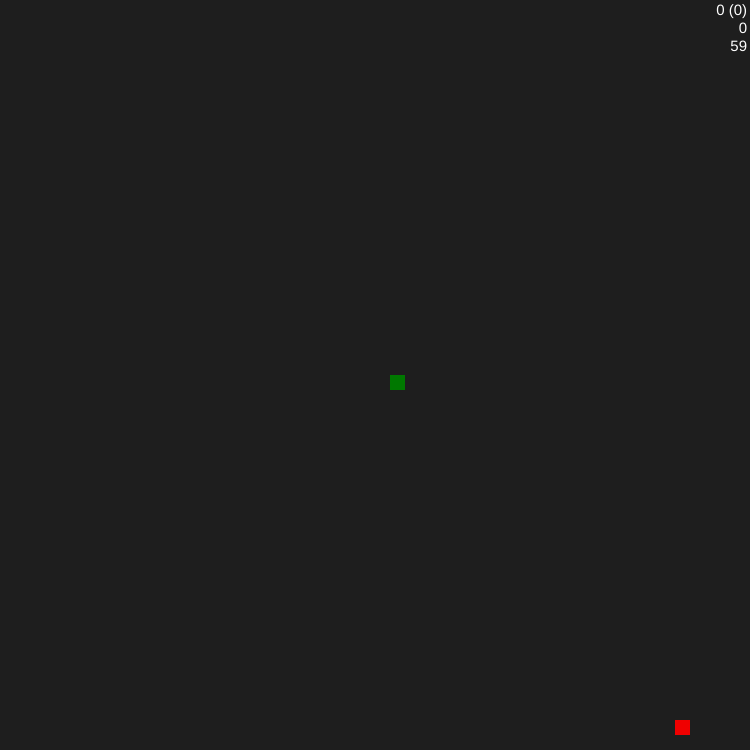
Frame 1 (no input)
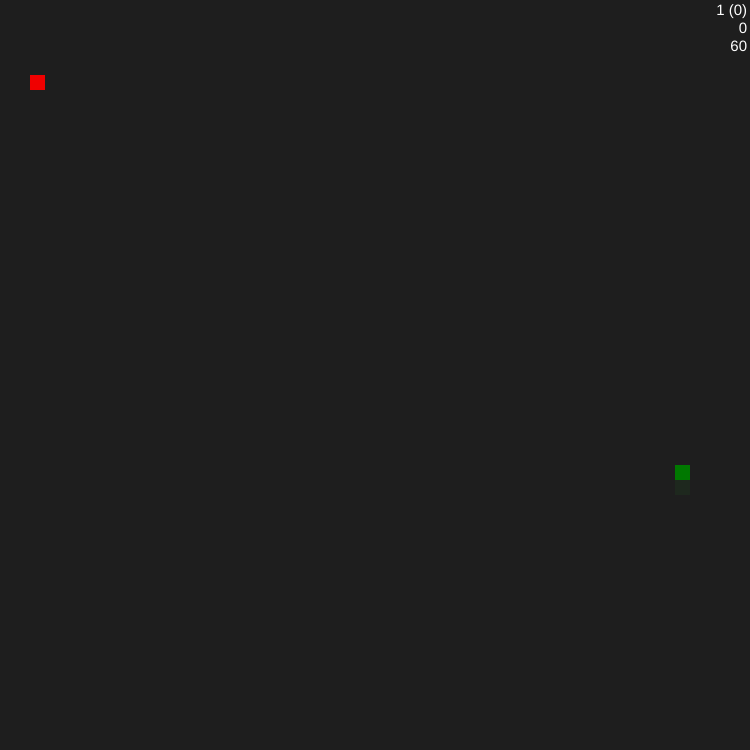
Frame 60 (no input)
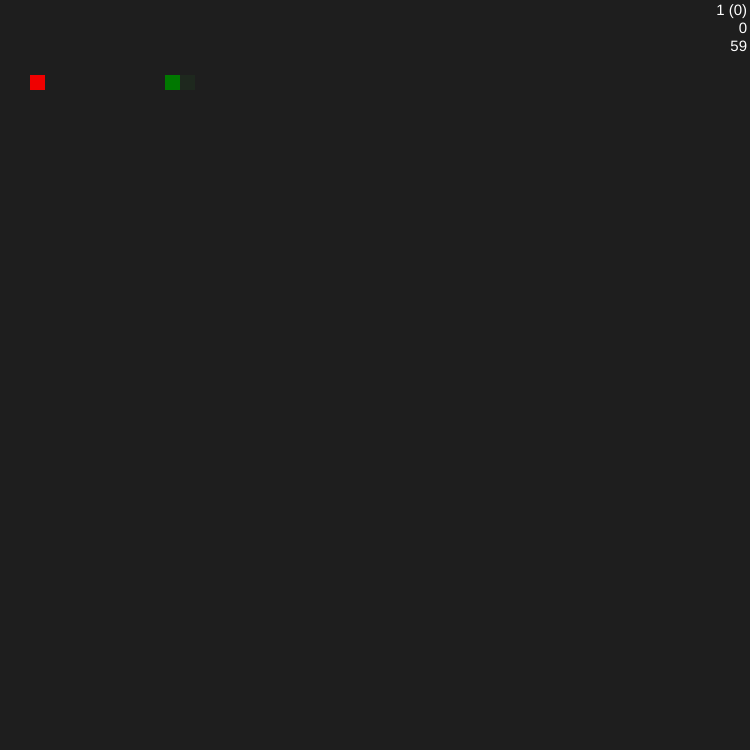
Frame 120 (the mouse pressed at the canvas centre since frame 60)

The p5.js sketch that drew these frames (run headless with seeded random() and noise() and a simulated clock; from frame 60 on, the mouse is pressed at the canvas centre):

// p5.js sketch
// ── sketch.js
const width = 50;
const height = 50;
const scale = 15;

const neighbors = [-width, 1, width, -1];
const neighbors8 = [-width, -width + 1, 1, width + 1, width, width - 1, -1, -width - 1];

var highscore = 1481;
highscore = 0;

class Snake {
	constructor() {
		this.head = [Math.floor(width / 2), Math.floor(height / 2)];
		this.body = [];

		this.path = [];  // [apple, ..., near]
	}

	move() {
		// if path is empty, find one to the apple
		if (this.path.length == 0) {
			this.path = this.getNewPath();
		}

		// if apple was not found, or apple was found but we cant see tail if it is followed, follow the tail
		if (!this.path || !this.tailSight()) {
			this.path = this.followTail();
		}

		// extend body by adding head
		this.body.push([...this.head]);

		try {
			// head is next bit of the path
			this.head = [...this.path[this.path.length - 1]];
		}
		catch (error) {
			console.log('error: randomPath()')
			this.path = this.randomPath();
			this.head = [...this.path[this.path.length - 1]];
		}

		// remove that bit of the path
		this.path.splice(this.path.length - 1, 1);

		// check if head eating food
		if (this.head[0] != apple.pos[0] || this.head[1] != apple.pos[1]) {
			this.body.splice(0, 1);
		}
		else {
			apple.spawn()
		}
	}

	getNewPath(start = this.head, end = apple.pos) {
		var start = this.coordToIndex(start);
		var end = this.coordToIndex(end);

		var visited = new Array(height * width).fill(false);
		var previous = new Array(height * width).fill(undefined);
		var queue = [start];
		visited[start] = true;

		for (var i = 0; i < this.body.length; i++) {
			var dist = this.manhattanDistance(this.head[0], this.head[1], this.body[i][0], this.body[i][1]);
			if (dist <= i) {
				visited[this.coordToIndex(this.body[i])] = true;
			}
		}

		if (start != this.coordToIndex(this.head)) {
			visited[this.coordToIndex(this.head)] = true;
		}

		while (queue.length != 0) {
			var i = queue[0];
			queue.splice(0, 1);

			if (i == end) {
				break;
			}

			for (var n = 0; n < 4; n++) {
				var neighbor = i + neighbors[n];

				if (neighbor < 0 || neighbor > height * width || (n == 3 && i % width == 0) || (n == 1 && i % width == width - 1)) {
					continue;
				}

				if (!visited[neighbor]) {
					queue.push(neighbor);
					visited[neighbor] = true;
					previous[neighbor] = i;
				}
			}
		}

		if (i != end) {
			return false;
		}

		var path = [];

		while (i != start) {
			path.push(this.indexToCoord(i))
			i = previous[i];
		}

		return path;
	}

	followTail() {
		var path  = this.getNewPath(this.head, this.body[0]);
		return [path[path.length - 1]];
	}

	tailSight() {
		var nextHead = [...this.path[this.path.length - 1]];

		if (!this.getNewPath(nextHead, this.body[0])) {
			return false
		}

		// for (var n = 0; n < 8; n++) {
		// 	var neighbor = this.coordToIndex(nextHead) + neighbors8[n];

		// 	if (this.collide(this.indexToCoord(neighbor))) {
		// 		if (!this.getNewPath(nextHead, this.body[0])) {
		// 			return false
		// 		}
		// 	}
		// }

		return true;
	}

	randomPath() {
		var headIndex = this.coordToIndex(this.head)

		for (var n = 0; n < 4; n++) {
			var neighbor = headIndex + neighbors[n];

			if (neighbor < 0 || neighbor > height * width || (n == 3 && headIndex % width == 0) || (n == 1 && headIndex % width == width - 1)) {
				continue;
			}

			if (!this.collide(this.indexToCoord(neighbor))) {
				return [this.indexToCoord(neighbor)];
			}
		}

		var path = [[...this.body[this.body.length-1]]]

		console.log('death', path)
		return path;
	}

	collide(coord = this.head) {
		// if coord is colliding with the body
		for (var i = 0; i < this.body.length; i++) {
			if (coord[0] == this.body[i][0] && coord[1] == this.body[i][1]) {
				return true
			}
		}

		// if coord is odd the screen
		if (coord[0] < 0 || coord[0] >= width || coord[1] < 0 || coord[1] >= height) {
			return true
		}

		// no collision
		return false
	}

	coordToIndex(coord) {
		return width * coord[1] + coord[0]
	}

	indexToCoord(index) {
		return [index % width, Math.floor(index / width)]
	}

	manhattanDistance(x1, y1, x2, y2) {
		return Math.abs(x1 - x2) + Math.abs(y1 - y2);
	}

	display() {
		fill(0, 120, 0);
		rect(this.head[0] * scale, this.head[1] * scale, scale, scale);

		this.body.forEach(tail => {
			fill(30, 40 + (80 / this.body.length * this.body.indexOf(tail)), 30)
			rect(tail[0] * scale, tail[1] * scale, scale, scale);
		})
	}
}


class Apple {
	constructor() {
		this.pos = []

		this.spawn()
	}

	spawn() {
		this.pos[0] = Math.floor(Math.random() * width);
		this.pos[1] = Math.floor(Math.random() * height);

		if (this.pos[0] == snake.head[0] && this.pos[1] == snake.head[1]) {
			return this.spawn()
		}

		for (var i = 0; i < snake.body.length; i++) {
			if (this.pos[0] == snake.body[i][0] && this.pos[1] == snake.body[i][1]) {
				return this.spawn()
			}
		}
	}

	display() {
		fill(240, 0, 0)
		rect(this.pos[0] * scale, this.pos[1] * scale, scale, scale)
	}
}


function sleep(milliseconds) {
	const date = Date.now();
	let currentDate = null;
	do {
		currentDate = Date.now();
	} while (currentDate - date < milliseconds);
}


function setup() {
	createCanvas(width * scale, height * scale);
	noStroke();
	frameRate(144);

	snake = new Snake();
	apple = new Apple();
}

function draw() {
	// move
	snake.move()

	// collide
	if (snake.collide()) {
		console.log('Gameover | score: ' + snake.body.length + ' (' + Math.round(1000 / (width * height - 1) * snake.body.length) / 10 + ')');

		if (snake.body.length > highscore) {
			highscore = snake.body.length;
		}

		sleep(2000);

		snake = new Snake();
		apple = new Apple();
	}

	// display
	background(30);

	snake.display();
	apple.display();

	// text
	fill(255);
	textSize(15);
	textAlign(RIGHT, TOP);
	text(snake.body.length + ' (' + Math.round(1000 / (width * height - 1) * snake.body.length) / 10 + ')', width * scale - 3, 3);
	text(highscore, width * scale - 3, 21);
	text(Math.floor(frameRate()), width * scale - 3, 39);
}

function keyPressed() {
}
